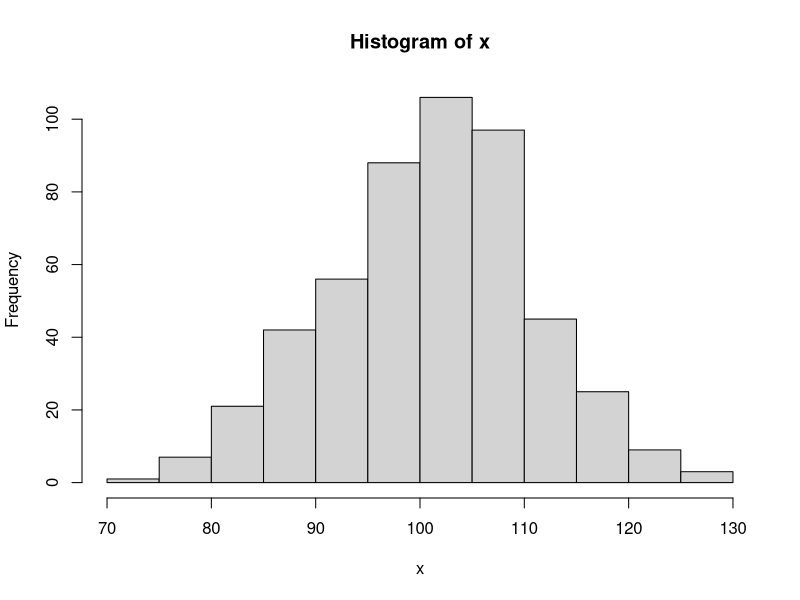
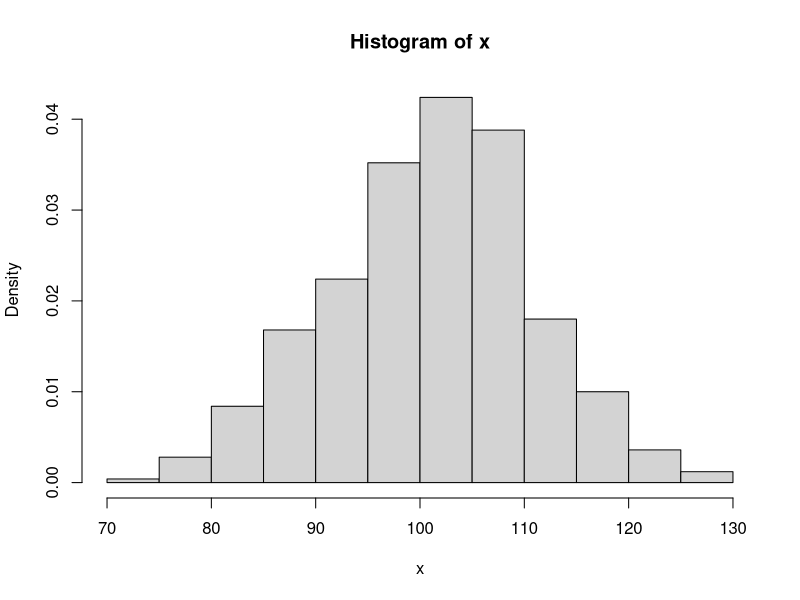
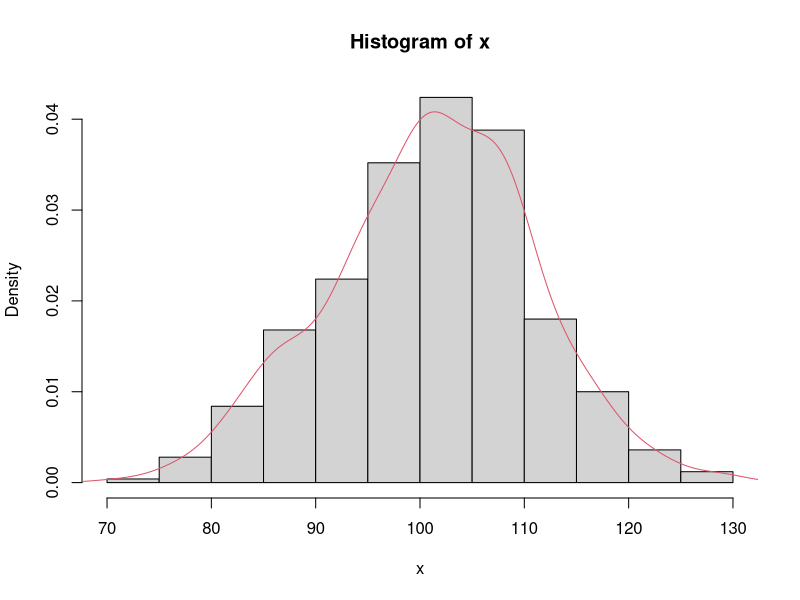
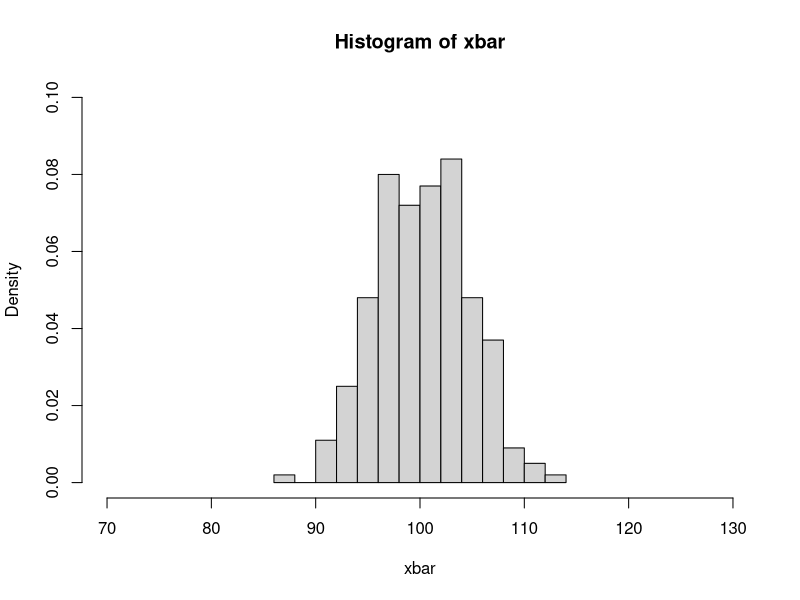

Write the R code that produced these figures, in order.
#Central Limit Theorem

x = rnorm(500, mean = 100, sd = 10)

hist(x)
hist(x, prob=T)
hist(x, freq = F)
lines(density(x), col=2)

(xbar=rep(0, 500))
mu = 100; sigma = 10; n = 5
mean(rnorm(n, mean= mu, sd = sigma))
for(i in 1:500) {xbar[i] = mean(rnorm(n, mean= mu, sd = sigma))}
xbar
hist(xbar, prob=T, breaks=12, xlim = c(70,130), ylim = c(0, 0.1))
mean(xbar)
